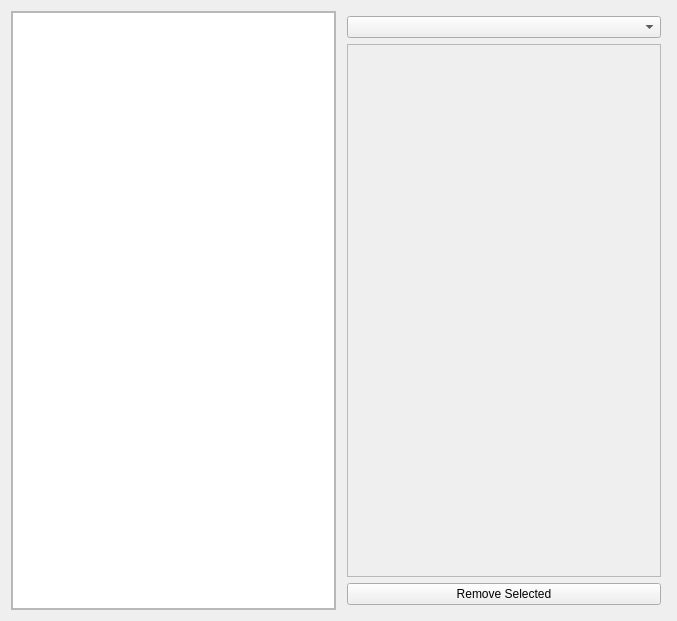
<?xml version="1.0" encoding="UTF-8"?>
<ui version="4.0">
 <class>Frame</class>
 <widget class="QFrame" name="Frame">
  <property name="geometry">
   <rect>
    <x>0</x>
    <y>0</y>
    <width>677</width>
    <height>621</height>
   </rect>
  </property>
  <property name="windowTitle">
   <string>Frame</string>
  </property>
  <layout class="QHBoxLayout" name="horizontalLayout_2">
   <item>
    <layout class="QVBoxLayout" name="verticalLayout_2">
     <item>
      <widget class="QScrollArea" name="scrollArea_2">
       <property name="widgetResizable">
        <bool>true</bool>
       </property>
       <widget class="QWidget" name="scrollAreaWidgetContents_2">
        <property name="geometry">
         <rect>
          <x>0</x>
          <y>0</y>
          <width>323</width>
          <height>599</height>
         </rect>
        </property>
        <layout class="QVBoxLayout" name="verticalLayout_3">
         <property name="leftMargin">
          <number>0</number>
         </property>
         <property name="topMargin">
          <number>0</number>
         </property>
         <property name="rightMargin">
          <number>0</number>
         </property>
         <property name="bottomMargin">
          <number>0</number>
         </property>
         <item>
          <widget class="QTreeView" name="actionsTreeView">
           <property name="editTriggers">
            <set>QAbstractItemView::NoEditTriggers</set>
           </property>
           <property name="dragEnabled">
            <bool>true</bool>
           </property>
           <property name="dragDropMode">
            <enum>QAbstractItemView::DragOnly</enum>
           </property>
           <attribute name="headerVisible">
            <bool>false</bool>
           </attribute>
          </widget>
         </item>
        </layout>
       </widget>
      </widget>
     </item>
    </layout>
   </item>
   <item>
    <layout class="QVBoxLayout" name="verticalLayout">
     <property name="leftMargin">
      <number>5</number>
     </property>
     <property name="topMargin">
      <number>5</number>
     </property>
     <property name="rightMargin">
      <number>5</number>
     </property>
     <property name="bottomMargin">
      <number>5</number>
     </property>
     <item>
      <widget class="QComboBox" name="collectionComboBox"/>
     </item>
     <item>
      <widget class="QScrollArea" name="scrollArea">
       <property name="frameShape">
        <enum>QFrame::StyledPanel</enum>
       </property>
       <property name="widgetResizable">
        <bool>true</bool>
       </property>
       <widget class="QWidget" name="collectionScrollAreaWidgetContents">
        <property name="geometry">
         <rect>
          <x>0</x>
          <y>0</y>
          <width>314</width>
          <height>536</height>
         </rect>
        </property>
        <layout class="QVBoxLayout" name="verticalLayout_4">
         <property name="leftMargin">
          <number>0</number>
         </property>
         <property name="topMargin">
          <number>0</number>
         </property>
         <property name="rightMargin">
          <number>0</number>
         </property>
         <property name="bottomMargin">
          <number>0</number>
         </property>
        </layout>
       </widget>
      </widget>
     </item>
     <item>
      <widget class="QPushButton" name="deleteCollectionActionButton">
       <property name="text">
        <string>Remove Selected</string>
       </property>
      </widget>
     </item>
    </layout>
   </item>
  </layout>
 </widget>
 <resources/>
 <connections/>
</ui>
